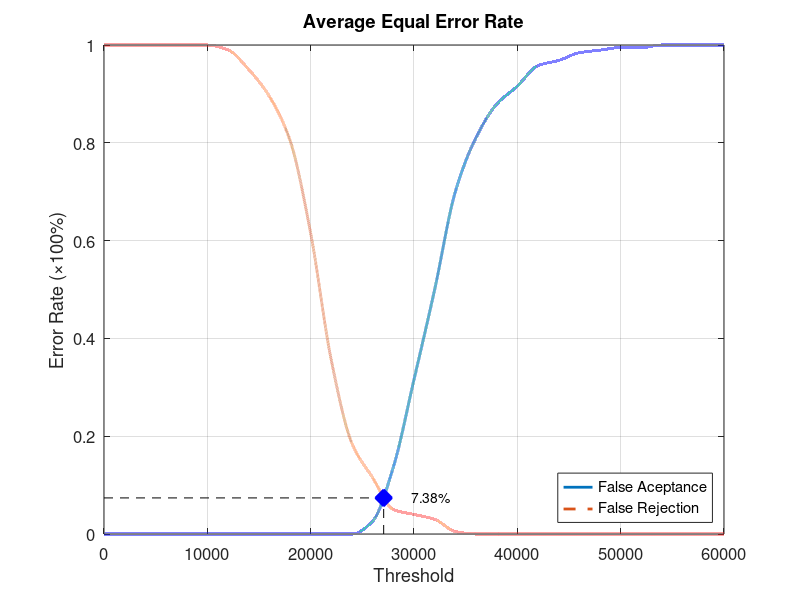
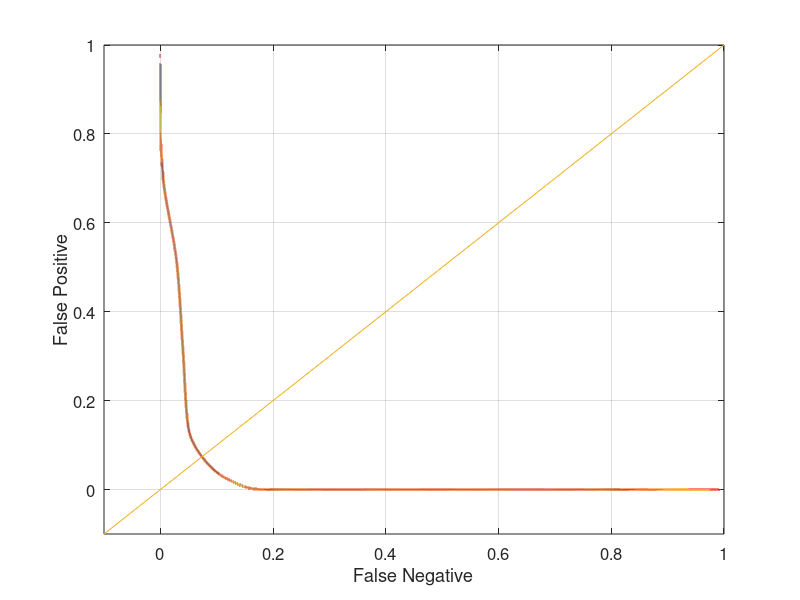

The MATLAB script that drew these images, in order:
function yEER = Database2_4
close all;
clear;
clc;
x = 0:2000:60000;
xq = 0:0.5:60000;

y0 = [0 0 0 0 0 0 0 0 0 0 0 0 0 0.0263158 0.136842 0.315789 0.5 0.7 0.810526 0.878947 0.915789 0.957895 0.968421 0.984211 0.989474 0.994737 0.994737 1 1 1 1];
yy0 = interp1(x, y0, xq, 'pchip');
y1 = [1 1 1 1 1 1 0.99 0.95 0.895 0.805 0.615 0.355 0.185 0.115 0.05 0.04 0.03 0.005 0 0 0 0 0 0 0 0 0 0 0 0 0];
yy1 = interp1(x, y1, xq, 'pchip');

% Calculating EER: 
y2 = abs(y0 - y1);
find(y2 == min(y2))
yy2 = abs(yy0 - yy1);
xEER = find(yy2 == min(yy2));
xEERIndex = xq(xEER) % X-axis EER
yEER = yy0(xEER) % Y-axis EER

main = figure
plot(xq, yy0,'-','LineWidth', 2);	hold on
plot(xq, yy1,'--','LineWidth', 2);	hold on
plot([xEERIndex xEERIndex], [0 yEER], 'k--');	hold on
plot([0 xEERIndex], [yEER yEER], 'k--');	hold on
plot(xEERIndex, yEER, 'bx', 'LineWidth', 10);	hold on
text(xEERIndex + 10 * xEERIndex / 100, yEER, [num2str(round((10000 * yEER)) / 100) '%'])
legend('False Aceptance', 'False Rejection', 'Location', 'SouthEast')
xlabel('Threshold')
ylabel('Error Rate (\times100%)')
title('Average Equal Error Rate')
set(gca, 'FontSize', 12)
axis([0 60000 0 1])
grid on

print(main, 'Database2_4Main', '-dpng');
FNRxFPR = figure('Color', [1 1 1]);
plot(yy1, yy0, '-', yy1, yy0, 'LineWidth', 2);
hold on
y = -0.1:0.1:1
plot(y, y); 
set(gca, 'FontSize', 12)
xlabel('False Negative')
ylabel('False Positive')
axis([-0.1 1 -0.1 1])
set(gca, 'FontSize', 12)
grid on

print(FNRxFPR, 'Database2_4FNRxFPR','-dpng');
end
